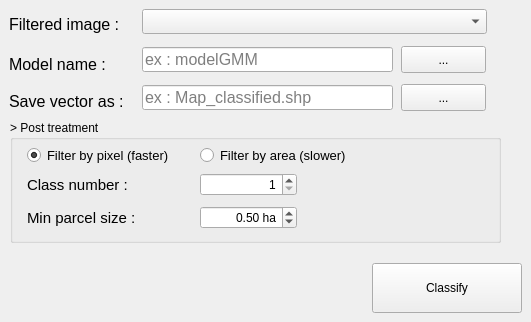
   <widget class="QWidget" name="tab_3">
    <attribute name="title">
     <string>Classify (Step 3)</string>
    </attribute>
    <widget class="QgsMapLayerComboBox" name="inFilteredStep3">
     <property name="geometry">
      <rect>
       <x>142</x>
       <y>9</y>
       <width>345</width>
       <height>25</height>
      </rect>
     </property>
     <property name="minimumSize">
      <size>
       <width>0</width>
       <height>25</height>
      </size>
     </property>
     <property name="maximumSize">
      <size>
       <width>16777215</width>
       <height>25</height>
      </size>
     </property>
     <property name="font">
      <font>
       <family>Arial</family>
       <pointsize>12</pointsize>
      </font>
     </property>
     <property name="filters">
      <set>QgsMapLayerProxyModel::PluginLayer|QgsMapLayerProxyModel::RasterLayer</set>
     </property>
    </widget>
    <widget class="QLabel" name="tiffImageLabel_19">
     <property name="geometry">
      <rect>
       <x>9</x>
       <y>56</y>
       <width>102</width>
       <height>17</height>
      </rect>
     </property>
     <property name="font">
      <font>
       <family>Arial</family>
       <pointsize>12</pointsize>
      </font>
     </property>
     <property name="text">
      <string>Model name : </string>
     </property>
    </widget>
    <widget class="QLineEdit" name="inModel">
     <property name="geometry">
      <rect>
       <x>142</x>
       <y>47</y>
       <width>251</width>
       <height>25</height>
      </rect>
     </property>
     <property name="minimumSize">
      <size>
       <width>0</width>
       <height>25</height>
      </size>
     </property>
     <property name="maximumSize">
      <size>
       <width>16777215</width>
       <height>25</height>
      </size>
     </property>
     <property name="font">
      <font>
       <family>Arial</family>
       <pointsize>12</pointsize>
      </font>
     </property>
     <property name="text">
      <string/>
     </property>
     <property name="placeholderText">
      <string>ex : modelGMM</string>
     </property>
    </widget>
    <widget class="QLabel" name="tiffImageLabel_12">
     <property name="geometry">
      <rect>
       <x>9</x>
       <y>16</y>
       <width>112</width>
       <height>17</height>
      </rect>
     </property>
     <property name="font">
      <font>
       <family>Arial</family>
       <pointsize>12</pointsize>
      </font>
     </property>
     <property name="text">
      <string>Filtered image :</string>
     </property>
    </widget>
    <widget class="QPushButton" name="selectModelStep3">
     <property name="geometry">
      <rect>
       <x>401</x>
       <y>46</y>
       <width>85</width>
       <height>27</height>
      </rect>
     </property>
     <property name="text">
      <string>...</string>
     </property>
    </widget>
    <widget class="QLineEdit" name="outShp">
     <property name="geometry">
      <rect>
       <x>142</x>
       <y>85</y>
       <width>251</width>
       <height>25</height>
      </rect>
     </property>
     <property name="minimumSize">
      <size>
       <width>0</width>
       <height>25</height>
      </size>
     </property>
     <property name="maximumSize">
      <size>
       <width>16777215</width>
       <height>25</height>
      </size>
     </property>
     <property name="font">
      <font>
       <family>Arial</family>
       <pointsize>12</pointsize>
      </font>
     </property>
     <property name="placeholderText">
      <string>ex : Map_classified.shp</string>
     </property>
    </widget>
    <widget class="QPushButton" name="selectOutShp">
     <property name="geometry">
      <rect>
       <x>401</x>
       <y>84</y>
       <width>85</width>
       <height>27</height>
      </rect>
     </property>
     <property name="text">
      <string>...</string>
     </property>
    </widget>
    <widget class="QLabel" name="tiffImageLabel_11">
     <property name="geometry">
      <rect>
       <x>9</x>
       <y>93</y>
       <width>116</width>
       <height>17</height>
      </rect>
     </property>
     <property name="font">
      <font>
       <family>Arial</family>
       <pointsize>12</pointsize>
      </font>
     </property>
     <property name="text">
      <string>Save vector as :</string>
     </property>
    </widget>
    <widget class="QPushButton" name="btnClassify">
     <property name="enabled">
      <bool>true</bool>
     </property>
     <property name="geometry">
      <rect>
       <x>372</x>
       <y>263</y>
       <width>150</width>
       <height>50</height>
      </rect>
     </property>
     <property name="minimumSize">
      <size>
       <width>150</width>
       <height>50</height>
      </size>
     </property>
     <property name="maximumSize">
      <size>
       <width>120</width>
       <height>50</height>
      </size>
     </property>
     <property name="text">
      <string>Classify</string>
     </property>
     <property name="autoDefault">
      <bool>true</bool>
     </property>
     <property name="default">
      <bool>false</bool>
     </property>
    </widget>
    <widget class="QGroupBox" name="groupBox_2">
     <property name="geometry">
      <rect>
       <x>10</x>
       <y>120</y>
       <width>491</width>
       <height>123</height>
      </rect>
     </property>
     <property name="title">
      <string>&gt; Post treatment</string>
     </property>
     <widget class="QRadioButton" name="filterByArea">
      <property name="geometry">
       <rect>
        <x>190</x>
        <y>25</y>
        <width>170</width>
        <height>20</height>
       </rect>
      </property>
      <property name="font">
       <font>
        <pointsize>10</pointsize>
       </font>
      </property>
      <property name="text">
       <string>Filter by area (slower)</string>
      </property>
     </widget>
     <widget class="QLabel" name="label_13">
      <property name="geometry">
       <rect>
        <x>330</x>
        <y>51</y>
        <width>30</width>
        <height>30</height>
       </rect>
      </property>
      <property name="minimumSize">
       <size>
        <width>0</width>
        <height>30</height>
       </size>
      </property>
      <property name="maximumSize">
       <size>
        <width>30</width>
        <height>30</height>
       </size>
      </property>
      <property name="toolTip">
       <string>&lt;html&gt;&lt;head/&gt;&lt;body&gt;&lt;p&gt;The class you need to keep. For example if the old forest is class 1, let 1 in the field.&lt;/p&gt;&lt;/body&gt;&lt;/html&gt;</string>
      </property>
      <property name="text">
       <string/>
      </property>
      <property name="pixmap">
       <pixmap resource="resources.qrc">:/plugins/HistoricalMap/img/help/information.png</pixmap>
      </property>
      <property name="scaledContents">
       <bool>true</bool>
      </property>
     </widget>
     <widget class="QLabel" name="tiffImageLabel_14">
      <property name="geometry">
       <rect>
        <x>17</x>
        <y>51</y>
        <width>130</width>
        <height>27</height>
       </rect>
      </property>
      <property name="minimumSize">
       <size>
        <width>130</width>
        <height>0</height>
       </size>
      </property>
      <property name="maximumSize">
       <size>
        <width>104</width>
        <height>16777215</height>
       </size>
      </property>
      <property name="font">
       <font>
        <pointsize>11</pointsize>
       </font>
      </property>
      <property name="text">
       <string>Class number :</string>
      </property>
      <property name="scaledContents">
       <bool>false</bool>
      </property>
      <property name="wordWrap">
       <bool>true</bool>
      </property>
     </widget>
     <widget class="QRadioButton" name="filterByPixel">
      <property name="geometry">
       <rect>
        <x>17</x>
        <y>25</y>
        <width>167</width>
        <height>20</height>
       </rect>
      </property>
      <property name="font">
       <font>
        <pointsize>10</pointsize>
       </font>
      </property>
      <property name="text">
       <string>Filter by pixel (faster)</string>
      </property>
      <property name="checked">
       <bool>true</bool>
      </property>
     </widget>
     <widget class="QLabel" name="label_12">
      <property name="geometry">
       <rect>
        <x>330</x>
        <y>84</y>
        <width>30</width>
        <height>30</height>
       </rect>
      </property>
      <property name="minimumSize">
       <size>
        <width>0</width>
        <height>30</height>
       </size>
      </property>
      <property name="maximumSize">
       <size>
        <width>30</width>
        <height>30</height>
       </size>
      </property>
      <property name="toolTip">
       <string>&lt;html&gt;&lt;head/&gt;&lt;body&gt;&lt;p&gt;&lt;span style=&quot; font-weight:600;&quot;&gt;filter by pixel&lt;/span&gt;&lt;/p&gt;&lt;p&gt;remove raster polygons by a sieve in pixel (diagonal pixels are not considered directly connected).&lt;/p&gt;&lt;p&gt;&lt;span style=&quot; font-weight:600;&quot;&gt;filter by area&lt;/span&gt;&lt;/p&gt;&lt;p&gt;keep default system divised by 100. If you use Lambert III (EPSG 2154), 0,5 means 0,5 hectares (5000m2). We usually consider a forest is at least 0,5 ha, so you can remove all polygons below a certain size, by default 0,5 acre.&lt;/p&gt;&lt;/body&gt;&lt;/html&gt;</string>
      </property>
      <property name="text">
       <string/>
      </property>
      <property name="pixmap">
       <pixmap resource="resources.qrc">:/plugins/HistoricalMap/img/help/information.png</pixmap>
      </property>
      <property name="scaledContents">
       <bool>true</bool>
      </property>
     </widget>
     <widget class="QDoubleSpinBox" name="inMinSize">
      <property name="geometry">
       <rect>
        <x>190</x>
        <y>86</y>
        <width>97</width>
        <height>23</height>
       </rect>
      </property>
      <property name="alignment">
       <set>Qt::AlignRight|Qt::AlignTrailing|Qt::AlignVCenter</set>
      </property>
      <property name="suffix">
       <string> ha</string>
      </property>
      <property name="decimals">
       <number>2</number>
      </property>
      <property name="minimum">
       <double>0.100000000000000</double>
      </property>
      <property name="maximum">
       <double>1000.000000000000000</double>
      </property>
      <property name="singleStep">
       <double>0.100000000000000</double>
      </property>
      <property name="value">
       <double>0.500000000000000</double>
      </property>
     </widget>
     <widget class="QLabel" name="tiffImageLabel_18">
      <property name="geometry">
       <rect>
        <x>17</x>
        <y>84</y>
        <width>167</width>
        <height>28</height>
       </rect>
      </property>
      <property name="minimumSize">
       <size>
        <width>130</width>
        <height>0</height>
       </size>
      </property>
      <property name="font">
       <font>
        <pointsize>11</pointsize>
       </font>
      </property>
      <property name="text">
       <string>Min parcel size :</string>
      </property>
      <property name="scaledContents">
       <bool>false</bool>
      </property>
      <property name="wordWrap">
       <bool>true</bool>
      </property>
     </widget>
     <widget class="QSpinBox" name="inClassForest">
      <property name="geometry">
       <rect>
        <x>190</x>
        <y>53</y>
        <width>97</width>
        <height>23</height>
       </rect>
      </property>
      <property name="minimumSize">
       <size>
        <width>97</width>
        <height>0</height>
       </size>
      </property>
      <property name="alignment">
       <set>Qt::AlignRight|Qt::AlignTrailing|Qt::AlignVCenter</set>
      </property>
      <property name="minimum">
       <number>1</number>
      </property>
      <property name="value">
       <number>1</number>
      </property>
     </widget>
    </widget>
   </widget>
